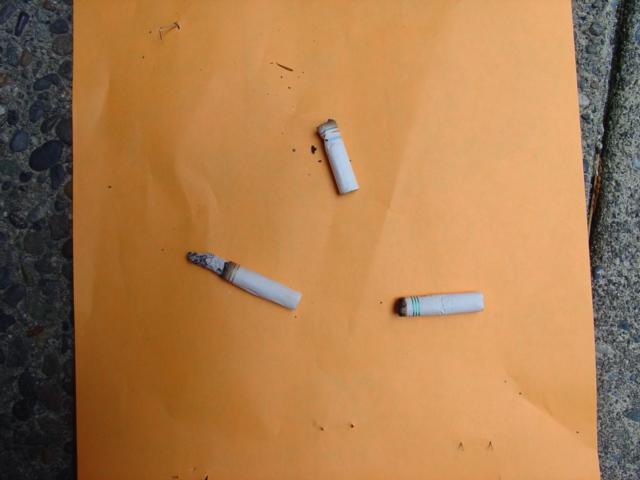
%> input picture Pics for assignment 2/Cig_on_Orange1.JPG, 640 x 480 px
$ octave harkirat2.m   (GNU Octave 9; MATLAB toolbox functions it lacks are replaced by stand-ins)
%> lines starting %> are read from the running program, lines starting %| are printed output that depends on the picture
clc
close all
clear all

orig_im1    = rgb2gray(double(imread('Pics for assignment 2/Cig_on_Orange1.JPG'))/255);
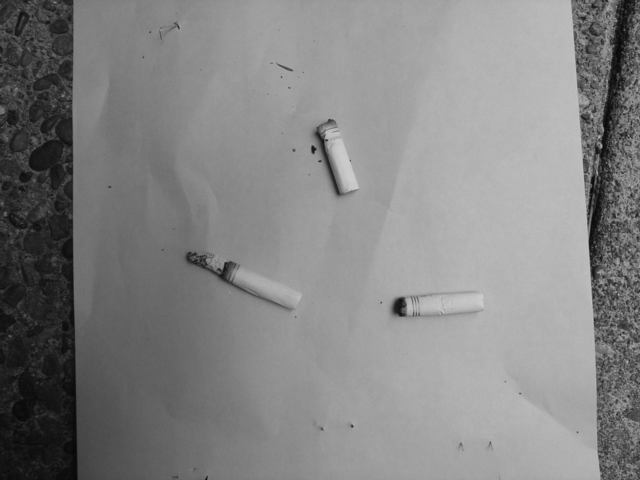
%> orig_im1: size 480x640 double; min 0.0302, max 0.815, mean 0.517
orig_im1   = rgb2gray(double(imread('Pics for assignment 2/Cig01.JPG'))/255);
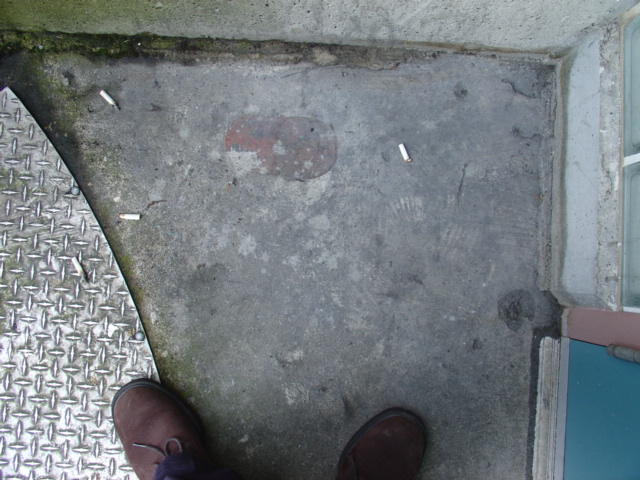
%> input picture Pics for assignment 2/Cig01.JPG, 640 x 480 px
%> orig_im1: size 480x640 double; min 0.0383, max 1, mean 0.478
orig_im1    = rgb2gray(double(imread('Pics for assignment 2/Cig03.JPG'))/255);
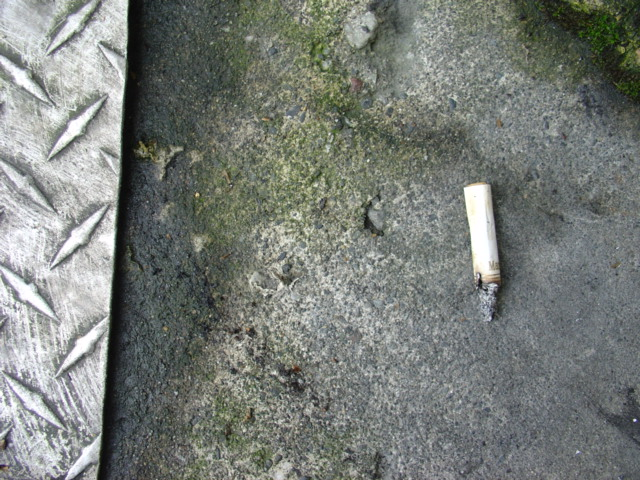
%> input picture Pics for assignment 2/Cig03.JPG, 640 x 480 px
%> orig_im1: size 480x640 double; min 0.0235, max 1, mean 0.482
orig_im1    = (double(imread('Pics for assignment 2/Cig05.JPG'))/255);
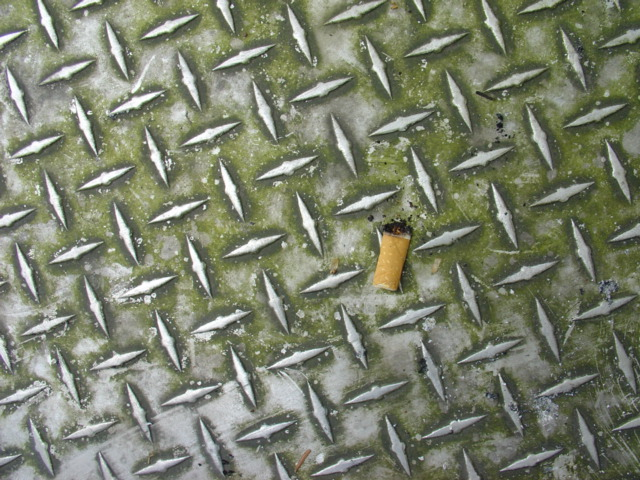
%> input picture Pics for assignment 2/Cig05.JPG, 640 x 480 px
%> orig_im1: size 480x640x3 double
orig_im12   = rgb2gray(double(imread('Pics for assignment 2/Cig07.JPG'))/255);
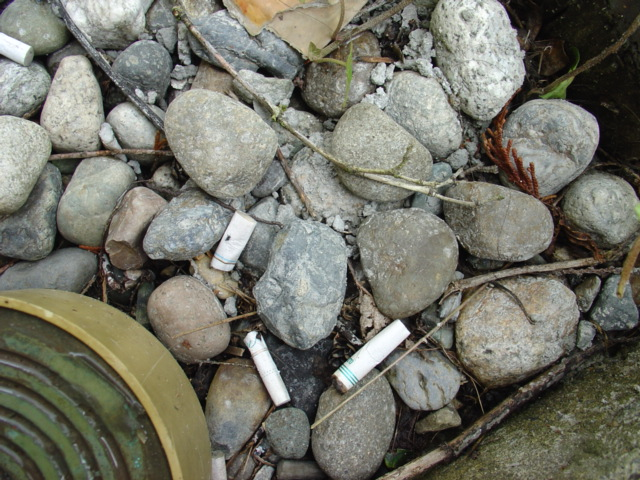
%> input picture Pics for assignment 2/Cig07.JPG, 640 x 480 px
%> orig_im12: size 480x640 double; min 0.00816, max 0.996, mean 0.446
orig_im12   = rgb2gray(double(imread('Pics for assignment 2/Cig08.JPG'))/255);
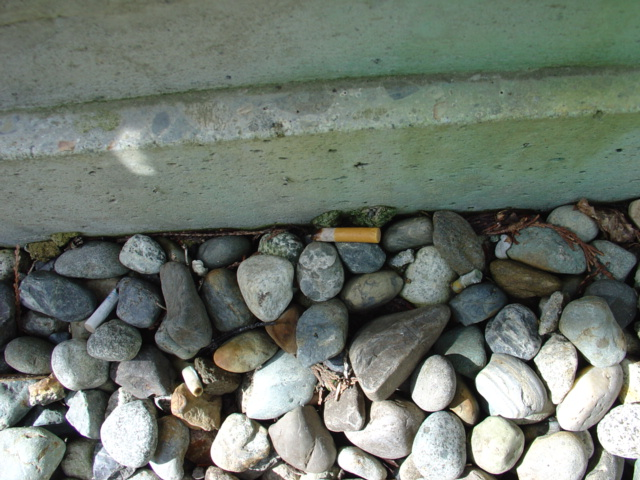
%> input picture Pics for assignment 2/Cig08.JPG, 640 x 480 px
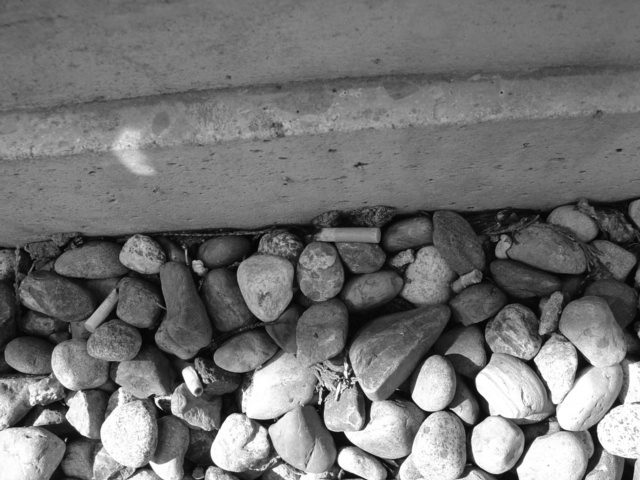
%> orig_im12: size 480x640 double; min 0.00347, max 1, mean 0.455
%> (the run ends here)
